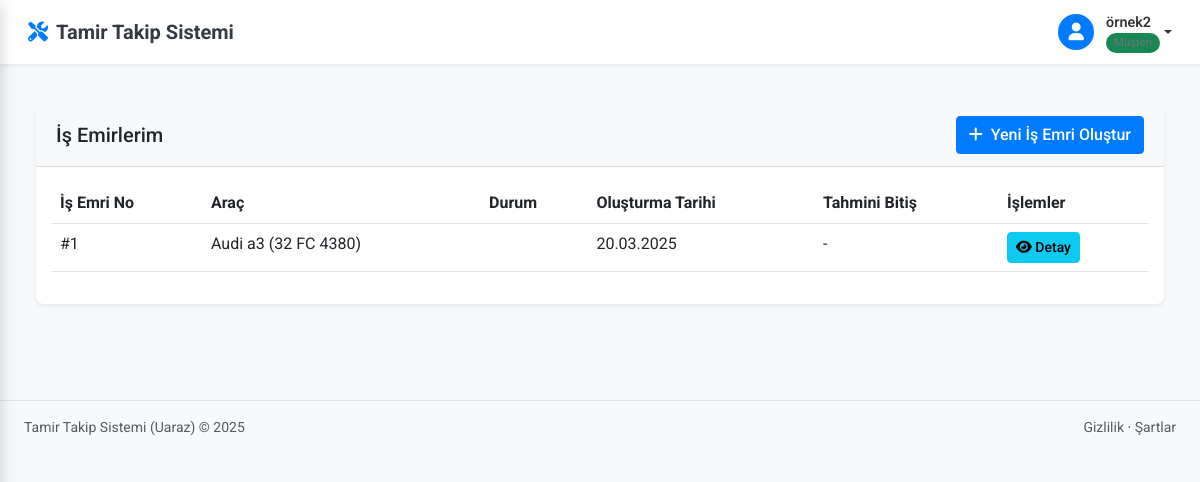
The page /musteri-isemirleri/ (signed in) on the database as committed earlier.
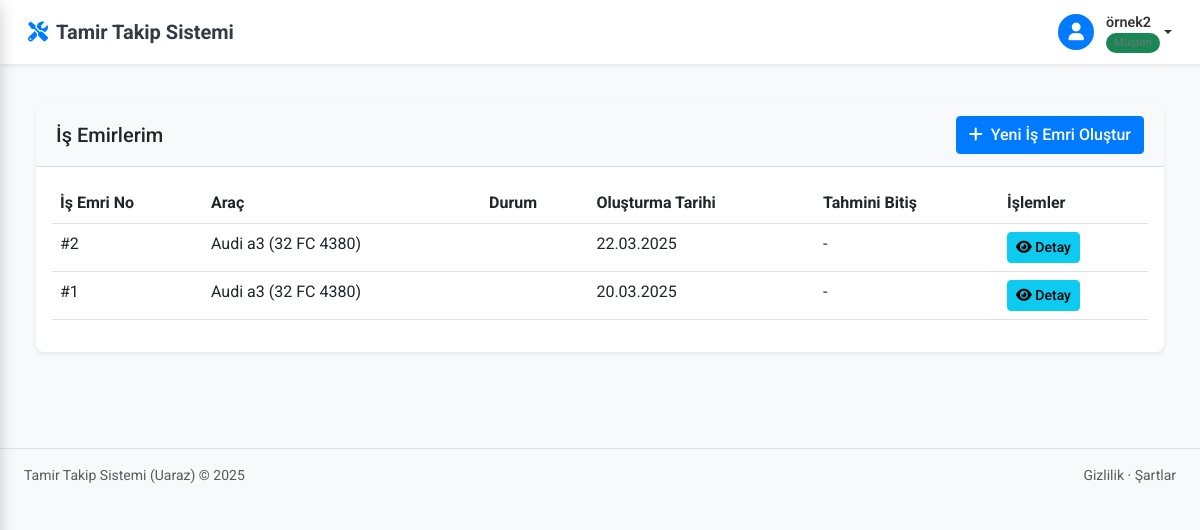
The same page on the database as committed later.
### core/models.py (models this page shows, shortened)
class IsEmri(models.Model):
    DURUM_SECENEKLERI = (
        ('beklemede', 'Beklemede'),
        ('incelemede', 'İncelemede'),
        ('onarim_sureci', 'Onarım Sürecinde'),
        ('test_asamasi', 'Test Aşamasında'),
        ('tamamlandi', 'Tamamlandı'),
        ('iptal_edildi', 'İptal Edildi'),
    )
    ONCELIK_SECENEKLERI = [
        ('normal', 'Normal'),
        ('yuksek', 'Yüksek'),
        ('acil', 'Acil'),
    ]
    arac = models.ForeignKey('Arac', on_delete=models.CASCADE, related_name='isemirleri')
    aciklama = models.TextField()
    durum = models.CharField(max_length=20, choices=DURUM_SECENEKLERI, default='beklemede')
    oncelik = models.CharField(max_length=10, choices=ONCELIK_SECENEKLERI, default='normal')
    teknisyen = models.ForeignKey(User, on_delete=models.SET_NULL, null=True, blank=True)
    baslama_tarihi = models.DateTimeField(
        verbose_name="Başlama Tarihi",
        default=timezone.now
    )
    bitis_tarihi = models.DateTimeField(null=True, blank=True, verbose_name="Bitiş Tarihi")
    olusturma_tarihi = models.DateTimeField(auto_now_add=True, verbose_name="Oluşturma Tarihi")
    yapilan_islemler = models.TextField(blank=True, verbose_name="Yapılan İşlemler")
    kullanilan_parcalar = models.TextField(blank=True, verbose_name="Kullanılan Parçalar")
    toplam_maliyet = models.DecimalField(max_digits=10, decimal_places=2, default=0, verbose_name="Toplam Maliyet")
    kilometre = models.IntegerField(null=True, blank=True, verbose_name="Kilometre")
    notlar = models.TextField(blank=True, verbose_name="Notlar")
    class Meta:
        ordering = ['-baslama_tarihi']
        verbose_name = "İş Emri"
        verbose_name_plural = "İş Emirleri"

class Arac(models.Model):
    musteri = models.ForeignKey(Musteri, on_delete=models.CASCADE)
    marka = models.CharField(max_length=100)
    model = models.CharField(max_length=100)
    plaka = models.CharField(max_length=20, unique=True)
    uretim_yili = models.IntegerField()
    uretim_yili = models.IntegerField(default=2000)
    _son_isemri_cache = None
    @property
    def son_isemri(self):
        """Aracın en son iş emrini döndürür"""
        if self._son_isemri_cache is not None:
            return self._son_isemri_cache
        try:
            return self.isemirleri.order_by('-olusturma_tarihi').first()
        except AttributeError:
            try:
                return self.isemri_set.order_by('-olusturma_tarihi').first()
            except:
                return None

### core/views.py (the view)
# urls.py: path('musteri-isemirleri/', views.musteri_isemri_list, name='musteri_isemri_list'),
@login_required
def musteri_isemri_list(request):
    if request.user.profile.user_type != 'musteri':
        messages.error(request, 'Bu sayfaya erişim izniniz bulunmamaktadır.')
        return redirect('home')
    try:
        musteri = Musteri.objects.get(user=request.user)
        isemirleri = IsEmri.objects.filter(arac__musteri=musteri).order_by('-baslama_tarihi')
    except Musteri.DoesNotExist:
        messages.error(request, 'Müşteri kaydınız bulunamadı.')
        return redirect('musteri_portal')
    return render(request, 'core/musteri_isemri_list.html', {
        'isemirleri': isemirleri
    })

### core/templates/core/musteri_isemri_list.html (shortened to what this page needs)
{% extends 'core/base.html' %}
{% load static %}
{% block content %}
<div class="container-fluid py-4">
    <div class="row mb-4">
        <div class="col-12">
            <div class="card shadow-sm">
                <div class="card-header bg-light d-flex justify-content-between align-items-center">
                    <h5 class="mb-0">İş Emirlerim</h5>
                    <a href="{% url 'musteri_isemri_ekle' %}" class="btn btn-primary">
                        <i class="fas fa-plus me-2"></i>Yeni İş Emri Oluştur
                    </a>
                </div>
                <div class="card-body">
                    {% if isemirleri %}
                    <div class="table-responsive">
                        <table class="table table-hover">
                            <thead>
                                <tr>
                                    <th>İş Emri No</th>
                                    <th>Araç</th>
                                    <th>Durum</th>
                                    <th>Oluşturma Tarihi</th>
                                    <th>Tahmini Bitiş</th>
                                    <th>İşlemler</th>
                                </tr>
                            </thead>
                            <tbody>
                                {% for isemri in isemirleri %}
                                <tr>
                                    <td>#{{ isemri.id }}</td>
                                    <td>{{ isemri.arac.marka }} {{ isemri.arac.model }} ({{ isemri.arac.plaka }})</td>
                                    <td>
                                    </td>
                                    <td>{{ isemri.baslama_tarihi|date:"d.m.Y" }}</td>
                                    <td>{{ isemri.bitis_tarihi|date:"d.m.Y"|default:"-" }}</td>
                                    <td>
                                        <a href="{% url 'musteri_isemri_detay' isemri.id %}" class="btn btn-sm btn-info">
                                            <i class="fas fa-eye"></i> Detay
                                        </a>
                                    </td>
                                </tr>
                                {% endfor %}
                            </tbody>
                        </table>
                    </div>
                    {% else %}
                    <div class="alert alert-info">
                        <i class="fas fa-info-circle me-2"></i> Henüz iş emriniz bulunmamaktadır.
                    </div>
                    {% endif %}
                </div>
            </div>
        </div>
    </div>
</div>
{% endblock %}

Rows that differ between the two databases and show on the page:
added IsEmri: id "2", arac.marka "Audi", arac.model "a3", arac.plaka "32 FC 4380", baslama_tarihi "22.03.2025", bitis_tarihi "-"
